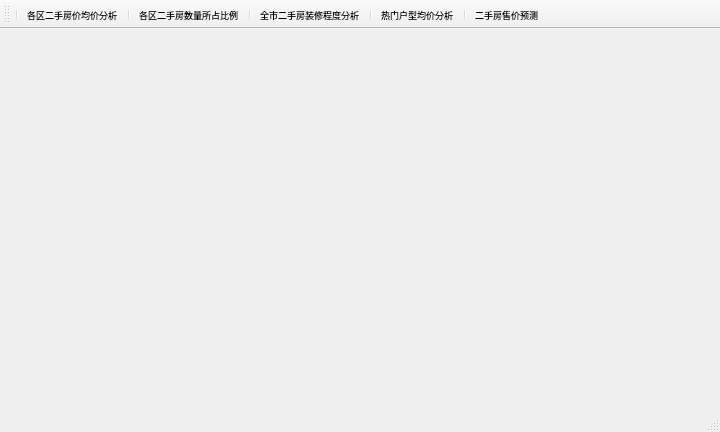
<?xml version="1.0" encoding="UTF-8"?>
<ui version="4.0">
 <class>MainWindow</class>
 <widget class="QMainWindow" name="MainWindow">
  <property name="geometry">
   <rect>
    <x>0</x>
    <y>0</y>
    <width>720</width>
    <height>432</height>
   </rect>
  </property>
  <property name="font">
   <font>
    <pointsize>9</pointsize>
   </font>
  </property>
  <property name="windowTitle">
   <string>MainWindow</string>
  </property>
  <property name="iconSize">
   <size>
    <width>45</width>
    <height>45</height>
   </size>
  </property>
  <widget class="QWidget" name="centralwidget">
   <widget class="QLabel" name="label">
    <property name="geometry">
     <rect>
      <x>10</x>
      <y>0</y>
      <width>721</width>
      <height>311</height>
     </rect>
    </property>
    <property name="text">
     <string/>
    </property>
    <property name="pixmap">
     <pixmap>../../../4月21日/img/背景图.png</pixmap>
    </property>
   </widget>
  </widget>
  <widget class="QStatusBar" name="statusbar"/>
  <widget class="QToolBar" name="toolBar">
   <property name="minimumSize">
    <size>
     <width>0</width>
     <height>0</height>
    </size>
   </property>
   <property name="sizeIncrement">
    <size>
     <width>0</width>
     <height>0</height>
    </size>
   </property>
   <property name="font">
    <font>
     <pointsize>7</pointsize>
    </font>
   </property>
   <property name="windowTitle">
    <string>toolBar</string>
   </property>
   <property name="iconSize">
    <size>
     <width>45</width>
     <height>45</height>
    </size>
   </property>
   <property name="toolButtonStyle">
    <enum>Qt::ToolButtonTextUnderIcon</enum>
   </property>
   <attribute name="toolBarArea">
    <enum>TopToolBarArea</enum>
   </attribute>
   <attribute name="toolBarBreak">
    <bool>false</bool>
   </attribute>
   <addaction name="separator"/>
   <addaction name="ton_1"/>
   <addaction name="separator"/>
   <addaction name="ton_2"/>
   <addaction name="separator"/>
   <addaction name="ton_3"/>
   <addaction name="separator"/>
   <addaction name="ton_4"/>
   <addaction name="separator"/>
   <addaction name="ton_5"/>
  </widget>
  <action name="ton_1">
   <property name="icon">
    <iconset>
     <normaloff>../../../4月21日/img/图标-1.png</normaloff>../../../4月21日/img/图标-1.png</iconset>
   </property>
   <property name="text">
    <string>各区二手房价均价分析</string>
   </property>
   <property name="toolTip">
    <string>各区二手房价均价分析</string>
   </property>
   <property name="font">
    <font>
     <pointsize>7</pointsize>
    </font>
   </property>
  </action>
  <action name="ton_2">
   <property name="icon">
    <iconset>
     <normaloff>../../../4月21日/img/图标-2.png</normaloff>../../../4月21日/img/图标-2.png</iconset>
   </property>
   <property name="text">
    <string>各区二手房数量所占比例</string>
   </property>
   <property name="toolTip">
    <string>各区二手房数量所占比例</string>
   </property>
   <property name="font">
    <font>
     <pointsize>7</pointsize>
    </font>
   </property>
  </action>
  <action name="ton_3">
   <property name="icon">
    <iconset>
     <normaloff>../../../4月21日/img/图标-3.png</normaloff>../../../4月21日/img/图标-3.png</iconset>
   </property>
   <property name="text">
    <string>全市二手房装修程度分析</string>
   </property>
   <property name="toolTip">
    <string>全市二手房装修程度分析</string>
   </property>
   <property name="font">
    <font>
     <pointsize>7</pointsize>
    </font>
   </property>
  </action>
  <action name="ton_4">
   <property name="icon">
    <iconset>
     <normaloff>../../../4月21日/img/图标-4.png</normaloff>../../../4月21日/img/图标-4.png</iconset>
   </property>
   <property name="text">
    <string>热门户型均价分析</string>
   </property>
   <property name="toolTip">
    <string>热门户型均价分析</string>
   </property>
   <property name="font">
    <font>
     <pointsize>7</pointsize>
    </font>
   </property>
  </action>
  <action name="ton_5">
   <property name="icon">
    <iconset>
     <normaloff>../../../4月21日/img/图标-5.png</normaloff>../../../4月21日/img/图标-5.png</iconset>
   </property>
   <property name="text">
    <string>二手房售价预测</string>
   </property>
   <property name="toolTip">
    <string>二手房售价预测</string>
   </property>
   <property name="font">
    <font>
     <pointsize>7</pointsize>
    </font>
   </property>
  </action>
 </widget>
 <resources/>
 <connections/>
</ui>
